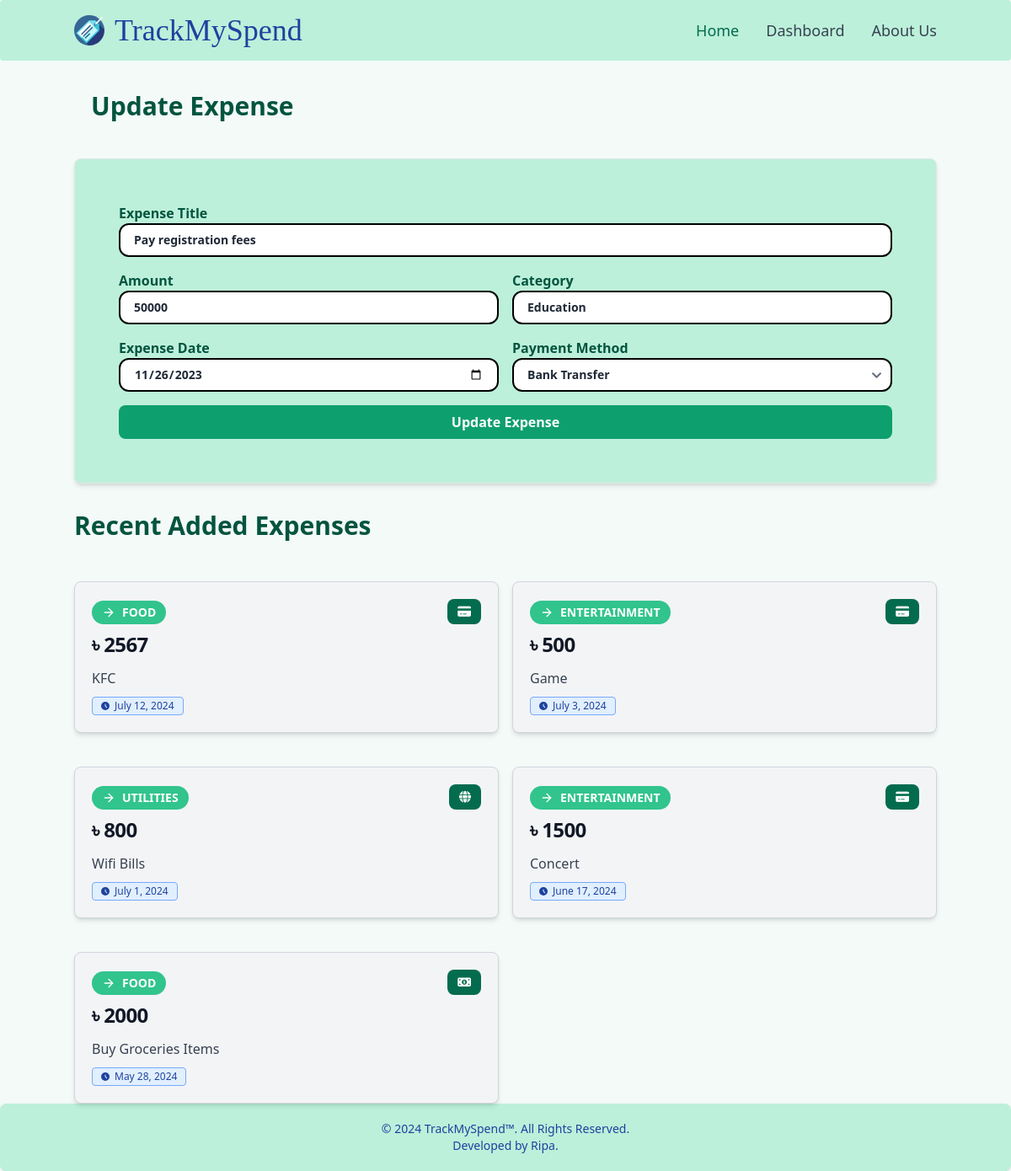
Screenshot of /update/21/ with the database file from the repository.
### tracker/models.py (models this page shows, shortened)
class Tracker(models.Model):
    category = models.CharField(max_length=100)
    amount = models.IntegerField()
    title = models.TextField()
    date = models.DateField()
    payment_method = models.CharField(max_length=50, choices=[
        ('Cash', 'Cash'),
        ('Card', 'Card'),
        ('Online Payment', 'Online Payment'),
         ('Bank Transfer', 'Bank Transfer')
    ])

### tracker/views.py (the view)
# urls.py: path('update/<int:pk>/', ExpenseUpdateView.as_view(), name='update'),
class ExpenseUpdateView(UpdateView):
    model = Tracker
    fields = ['category', 'amount', 'title', 'date', 'payment_method']
    template_name = 'form.html'
    context_object_name = 'expense'
    success_url = reverse_lazy('home')
    def get_context_data(self, **kwargs):
        context = super().get_context_data(**kwargs)
        context['recent_expenses'] = Tracker.objects.order_by('-date')[:5]
        return context

### templates/form.html (shortened to what this page needs)
{% extends "base.html" %}
{% block content %}
<div class="flex flex-cols justify-between p-5">
    <div>
        {% if expense.pk %}
            <h1 class="mb-6 text-3xl font-semibold text-green-800">Update Expense</h1>
        {% else %}
            <h1 class="mb-6 text-3xl font-semibold text-green-800">Create New Expense</h1>
        {% endif %}
    </div>
</div>
<div class="bg-green-200 border border-gray-200 rounded-lg shadow-md dark:bg-gray-800 dark:border-gray-700">
    <div class="p-5">
        <div class="card w-full rounded-xl text-green-800 font-bold">
            <div class="p-8 text-md">
                <form method="POST" enctype="multipart/form-data">
                    <div class="grid grid-cols-2 gap-4">
                        <div class="col-span-2">
                            <label for="title" class="text-md">Expense Title</label>
                            <input type="text" name="title" id="title"
                                   class="w-full rounded-xl px-4 py-2 border-2 border-black text-gray-800 text-sm"
                                   placeholder="Enter Expense Title" required value="{{ expense.title }}"/>
                        </div>
                        <div class="">
                            <label for="amount" class="text-md">Amount</label>
                            <input type="number" min="0.01" step="0.01" name="amount" id="amount"
                                   class="w-full rounded-xl px-4 py-2 border-2 border-black text-gray-800 text-sm"
                                   placeholder="Enter Amount in BDT" required value="{{ expense.amount }}"/>
                        </div>
                        <div class="">
                            <label id="category" for="category" class="text-md">Category</label>
                            <input type="text" name="category" id="category"
                                   class="w-full rounded-xl px-4 py-2 border-2 border-black text-gray-800 text-sm"
                                   placeholder="Enter Category" required value="{{ expense.category }}"/>
                        </div>
                        <div class="">
                            <label for="date" class="text-md">Expense Date</label>
                            <input type="date" name="date" id="date"
                                   class="w-full rounded-xl px-4 py-2 border-2 border-black text-gray-800 text-sm"
                                   required min="{{ today|date:'Y-m-d' }}" value="{{ expense.date|date:'Y-m-d' }}"/>
                        </div>
                        <div class="">
                            <label for="payment_method" class="text-md">Payment Method</label>
                            <select name="payment_method" id="payment_method"
                                    class="w-full rounded-xl px-4 py-2 border-2 border-black text-gray-800 text-sm"
                                    required>
                                <option value="Bank Transfer" {% if expense.payment_method == 'Bank Transfer' %}selected{% endif %}>Bank Transfer</option>
                            </select>
                        </div>
                        <div class="col-span-2">
                            <button class="min-w-full py-2 bg-green-500 hover:bg-green-600 text-white  hover:text-primary rounded-lg text-md"
                                    type="submit">
                                {% if expense.pk %}Update Expense{% else %}Create Expense{% endif %}
                            </button>
                        </div>
                    </div>
                </form>
            </div>
        </div>
    </div>
</div>
<h1 class="mb-6 mt-8 text-3xl font-semibold text-green-800">Recent Added Expenses</h1>
<div class="grid grid-cols-1 md:grid-cols-2 gap-4">
{% for expense in recent_expenses %}
<div class="bg-gray-100 border border-gray-300 rounded-lg mt-6 shadow-md dark:bg-gray-800 dark:border-gray-700">
    <div class="p-5">
        <div class="flex justify-between items-end">
     <div
    class="text-sm inline-flex items-center font-bold leading-sm uppercase px-3 py-1 bg-green-400 text-white rounded-full"
  >
    <svg
      xmlns="http://www.w3.org/2000/svg"
      width="16"
      height="16"
      viewBox="0 0 24 24"
      fill="none"
      stroke="currentColor"
      stroke-width="2"
      stroke-linecap="round"
      stroke-linejoin="round"
      class="feather feather-arrow-right mr-2"
    >
      <line x1="5" y1="12" x2="19" y2="12"></line>
      <polyline points="12 5 19 12 12 19"></polyline>
    </svg>
    {{ expense.category }}
  </div>
            <div class="inline-flex items-center px-3 py-2 text-sm font-medium text-center text-white bg-green-700 rounded-lg hover:bg-green-800 focus:ring-4 focus:outline-none focus:ring-green-300 dark:bg-green-600 dark:hover:bg-green-700 dark:focus:ring-green-800">
                {% if expense.payment_method == 'Cash' %}
                <i class="fas fa-money-bill-alt"></i>
                {% elif expense.payment_method == 'Card' %}
                <i class="fas fa-credit-card"></i>
                {% elif expense.payment_method == 'Bank Transfer' %}
                <i class="fas fa-university"></i>
                {% elif expense.payment_method == 'Online Payment' %}
                <i class="fas fa-globe"></i>
                {% endif %}
            </div>
        </div>
        <h5 class="mb-3 mt-2 text-2xl font-bold tracking-tight text-gray-900 dark:text-white">৳ {{ expense.amount }}</h5>
        <p class="mb-2 font-normal text-gray-700 dark:text-gray-400">{{ expense.title }}</p>
        <span class="bg-blue-100 text-blue-800 text-xs font-medium inline-flex items-center px-2.5 py-0.5 rounded dark:bg-gray-700 dark:text-blue-400 border border-blue-400">
            <svg class="w-2.5 h-2.5 me-1.5" aria-hidden="true" xmlns="http://www.w3.org/2000/svg" fill="currentColor" viewBox="0 0 20 20">
            <path d="M10 0a10 10 0 1 0 10 10A10.011 10.011 0 0 0 10 0Zm3.982 13.982a1 1 0 0 1-1.414 0l-3.274-3.274A1.012 1.012 0 0 1 9 10V6a1 1 0 0 1 2 0v3.586l2.982 2.982a1 1 0 0 1 0 1.414Z"/>
            </svg>
            {{ expense.date }}
            </span>
    </div>
</div>
{% endfor %}
</div>
{% endblock content %}

### rows the page displays
Tracker: title "Pay registration fees", amount "50000", category "Education", date "11/26/2023", payment_method "Bank Transfer"
Tracker: category "FOOD", payment_method "Card" (drawn), amount "2567", title "KFC", date "July 12, 2024"
Tracker: category "ENTERTAINMENT", payment_method "Card" (drawn), amount "500", title "Game", date "July 3, 2024"
Tracker: category "UTILITIES", payment_method "Online Payment" (drawn), amount "800", title "Wifi Bills", date "July 1, 2024"
Tracker: category "ENTERTAINMENT", payment_method "Card" (drawn), amount "1500", title "Concert", date "June 17, 2024"
Tracker: category "FOOD", payment_method "Cash" (drawn), amount "2000", title "Buy Groceries Items", date "May 28, 2024"
